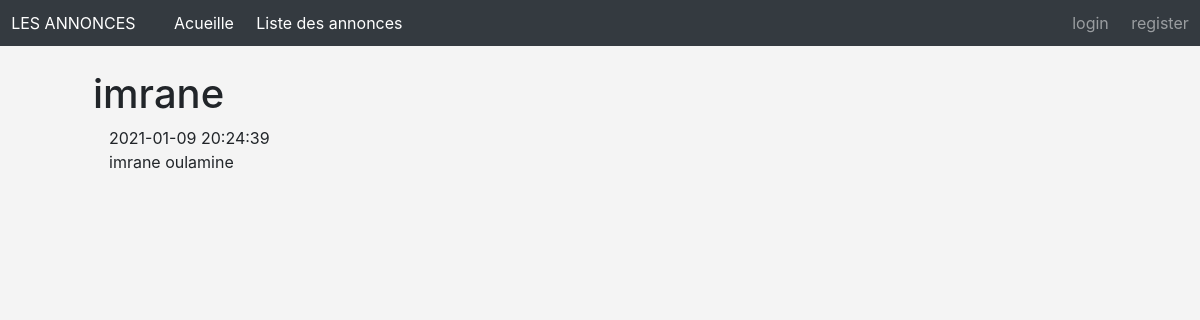
Page /annonces/annonce/20 on the committed database.
### tables this page shows
CREATE TABLE `annonce` (
  `id` int(11) NOT NULL,
  `titre` varchar(256) NOT NULL,
  `description` text NOT NULL,
  `actif` tinyint(1) NOT NULL DEFAULT 0,
  `created_at` datetime NOT NULL DEFAULT current_timestamp(),
  `user_id` int(11) NOT NULL
);

### Controllers/Controller.php (called while the page is built, shortened)
<?php
class Controller
{
    public function render(String $fichier, array $data=[],String $template = "default.php")
    {
        extract($data);
        require_once(ROOT."/Views/".$fichier);
    }
}
?>

### Controllers/AnnoncesController.php (called while the page is built, shortened)
<?php
class AnnoncesController extends Controller
{
    public function annonce(int $id)
    {
        $annonce = new annonce;
        $annonce = $annonce->find($id);
        $this->render("annonces/annonce.php",compact("annonce"));
    }
}
?>

### public/index.php (called while the page is built, shortened)
<?php
$app = new Main;
$app->start();

### Models/Annonce.php (called while the page is built, shortened)
<?php
class Annonce extends Model{
    public function __construct(){
        $this->table = 'ANNONCE';
    }
}
?>

### Core/DataBase.php (called while the page is built, shortened)
<?php
class DataBase extends PDO
{
    private static $instance;
    private function __construct(){
        $dsn = "mysql:host=". self::DBHOST.";dbname=".self::DBNAME;
    }
    public static function getInstance(): self
    {
        if(self::$instance === null)
            self::$instance = new self();
        return self::$instance;
    }
}

### Models/Model.php (called while the page is built, shortened)
<?php
class Model extends DataBase
{
    protected $table;
    public function find(int $id){
        return $this->require(
            "SELECT * from " . $this->table . " where id = ". $id
        )->fetch();
    }
    public function require(String $sql, array $attributes = null)
    {
        $this->db = self::getInstance();
        if($attributes === null){
            return $this->db->query($sql);
        }else{
            $statement = $this->db->prepare($sql);
            $statement->execute($attributes);
            return $statement;
        }
    }
}
?>

### Views/annonces/annonce.php (the view)
<div class="carte mx-5 mt-4">
    <h1><?=$annonce->titre?></h1>
    <div class="ml-3"> <?=$annonce->created_at   ?> </div>
    <div class="ml-3"> <?=$annonce->description   ?> </div>
</div>

### Views/default.php (style rules this page uses)
body { background-color: #F4F4F4; font-size: 16px ; }

### rows in the picture
annonce: titre "imrane", created_at "2021-01-09 20:24:39", description "imrane oulamine"
